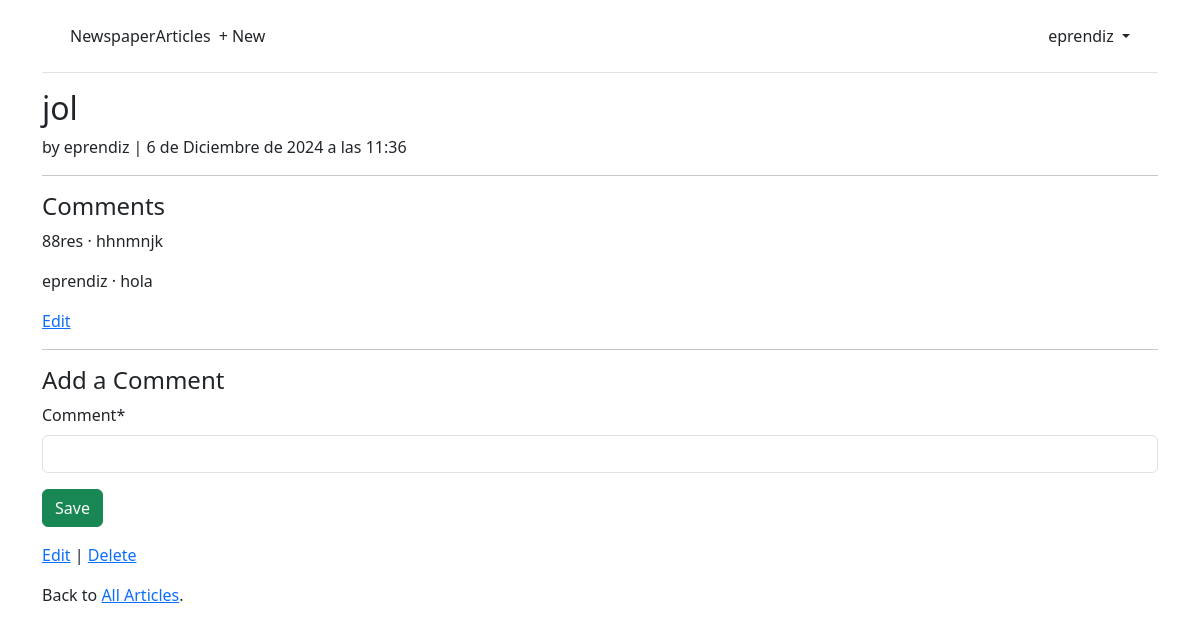
/articles/9/ (signed in), run on an earlier commit of the app's database.
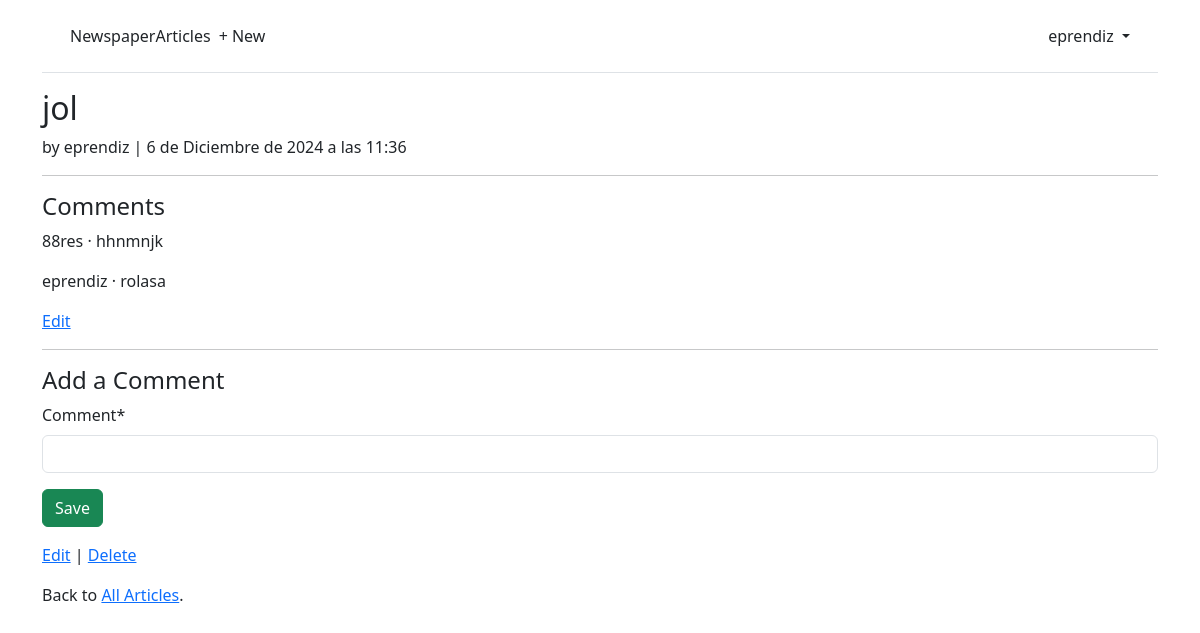
And on a later commit of the database.
### articles/models.py (models this page shows, shortened)
class Comment(models.Model):
    article = models.ForeignKey(Article, on_delete=models.CASCADE,)
    comment = models.CharField(max_length=140)
    author = models.ForeignKey(settings.AUTH_USER_MODEL, on_delete=models.CASCADE,)
    def __str__(self):
        return self.comment

### accounts/models.py (models this page shows)
class CustomUser(AbstractUser):
    age = models.PositiveIntegerField(null=True, blank=True)

### articles/views.py (the view, shortened to what this page needs)
class ArticleDetailView(LoginRequiredMixin,View):
    def get(self,request,*args, **kwargs):
        view = CommentGet.as_view()
        return view(request,*args, **kwargs)

### articles/forms.py
class CommentForm(forms.ModelForm):
    class Meta:
        model = Comment
        fields = ("comment",)

### articles/views.py (called while the page is built)
    def get_context_data(self, **kwargs):
        context= super().get_context_data(**kwargs)
        context['form'] = CommentForm()
        return context

### templates/article_detail.html (shortened to what this page needs)
{% extends "base.html" %}
{% load crispy_forms_tags %}
{% block content %}
    <div class="article-entry">
        <h2>{{ object.title }}</h2>
        <p>by {{ object.author }} | {{ object.date }}</p>
    </div>
    <hr>
    <h4>Comments</h4>
    {% for comment in article.comment_set.all %}
        <p>{{ comment.author }} &middot; {{ comment }}</p>
        {% if comment.author == request.user %}
            <a href="{% url 'comment_edit' comment.pk %}">Edit</a>
        {% endif %}
    {% endfor %}
    <hr>
    <h4>Add a Comment</h4>
    <form action="" method="post">
        {{ form|crispy }}
        <button class="btn btn-success ml-2" type="submit">Save</button>
    <form>
        <p class="mt-3">
            <a href="{% url 'article_edit' article.pk %}">Edit</a> |
            <a href="{% url 'article_delete' article.pk %}">Delete</a>
        </p>
    <p>Back to <a href="{% url 'article_list' %}">All Articles</a>.</p>
{% endblock content %}

What changed in the data, as far as the page shows it:
changed Comment "eprendiz": comment "hola" → "rolasa"
